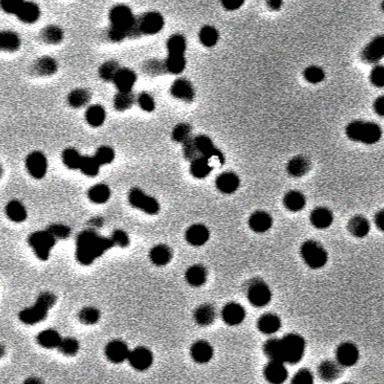
#> input picture experimentos/resultados/03_compose_synthetic/data/synthetic/PE/PE_0002.png, 384 x 384 px; its folder holds only this picture in this run
$ python 03_compose_synthetic.py
#> lines starting #> are read from the running program, lines starting #| are printed output that depends on the picture; after the words box and inside, x2 and y2 are one past the last pixel; in counts of white or black regions, pixels touching at a corner belong together
"""Compõe imagens sintéticas para as 4 classes MiNa (PE/PET/PP/PS) colando
1-3 templates reais de partícula (script 01, RGBA com alpha=máscara COCO,
só de imagens do split `train`) sobre tiles de fundo reais (script 02,
também só `train`).

Reaproveita a lógica de `tarefa_vlm_nanoplastic_fewshot/scripts/03_compose_synthetic.py`
(match_tone/prep_shape/paste_shape), mas o deslocamento de brilho
primeiro-plano vs. fundo é calibrado a partir dos PRÓPRIOS pixels do MiNa
(medido separadamente: Δmédia real partícula-vs-fundo local = 65.6±28.8,
percentis 10/90 = 23/101 sobre 60 templates amostrados) -- a linha anterior
usava um deslocamento ajustado a mão para o Moon et al., que não tem por que
valer aqui sem checar.
"""
import csv
import random
from pathlib import Path

import numpy as np
from PIL import Image, ImageEnhance, ImageFilter

ROOT = Path(__file__).resolve().parent.parent
EXPERIMENT_DIR = ROOT / "resultados" / "03_compose_synthetic"
SHAPES = ROOT / "resultados" / "01_extract_real_crops" / "data" / "shapes"
BACKGROUNDS = ROOT / "resultados" / "02_extract_backgrounds" / "data" / "backgrounds"
OUT = EXPERIMENT_DIR / "data" / "synthetic"
CANVAS = 384
CLASSES = ["PE", "PET", "PP", "PS"]
N_PER_CLASS = 250
SEED = 42

# calibrado a partir de data/shapes/* real (ver docstring acima)
DELTA_LO, DELTA_HI = 23, 101


def list_files(d: Path):
    return sorted(p for p in d.iterdir() if p.suffix == ".png")


def load_rgba(p: Path) -> Image.Image:
    return Image.open(p).convert("RGBA")


def random_bg_crop(bg_paths, rng: random.Random) -> Image.Image:
    src = Image.open(rng.choice(bg_paths)).convert("L")
    scale = rng.uniform(1.0, 1.6)
    src = src.resize((int(src.width * scale), int(src.height * scale)), Image.BICUBIC)
    if src.width <= CANVAS or src.height <= CANVAS:
        src = src.resize((CANVAS + 20, CANVAS + 20))
    x0 = rng.randint(0, src.width - CANVAS)
    y0 = rng.randint(0, src.height - CANVAS)
    tile = src.crop((x0, y0, x0 + CANVAS, y0 + CANVAS)).convert("RGB")
    tile = ImageEnhance.Brightness(tile).enhance(rng.uniform(0.9, 1.1))
    tile = ImageEnhance.Contrast(tile).enhance(rng.uniform(0.9, 1.1))
    return tile


def prep_shape(path: Path, rng: random.Random) -> Image.Image:
    """Escala relativa ao tamanho NATIVO do template (0.8x-2.0x), não um
    alvo absoluto de pixels. Bug encontrado ao inspecionar as primeiras
    composições visualmente: a maioria dos templates reais do MiNa é
    pequena (mediana 20-28px de lado maior, todas as 4 classes), então um
    alvo absoluto tipo randint(60,200) forçava upscale de até ~10x via
    BICUBIC -- produzindo blobs borrados/com anel escuro (ringing de
    interpolação), não uma partícula sintética fiel. Limitar o fator de
    escala evita o artefato mantendo alguma variação de tamanho/pose."""
    shape = load_rgba(path)
    scale = rng.uniform(0.8, 2.0)
    new_size = (max(int(shape.width * scale), 1), max(int(shape.height * scale), 1))
    shape = shape.resize(new_size, Image.BICUBIC)
    angle = rng.uniform(0, 360)
    shape = shape.rotate(angle, expand=True, resample=Image.BICUBIC)
    return shape


def match_tone(shape: Image.Image, bg_mean: float, rng: random.Random) -> Image.Image:
    r, g, b, a = shape.split()
    arr = np.array(r).astype(np.float32)
    amask = np.array(a) > 10
    if not amask.any():
        return shape
    m = arr[amask].mean()
    target_mean = min(bg_mean + rng.uniform(DELTA_LO, DELTA_HI), 245)
    arr = (arr - m) * rng.uniform(1.0, 1.3) + target_mean
    arr = np.clip(arr, 0, 255).astype("uint8")
    gray = Image.fromarray(arr)
    return Image.merge("RGBA", (gray, gray, gray, a))


def paste_shape(canvas: Image.Image, shape: Image.Image, cx: int, cy: int):
    x0 = cx - shape.width // 2
    y0 = cy - shape.height // 2
    canvas.paste(shape, (x0, y0), shape)


def compose_one(shape_paths, bg_paths, rng: random.Random) -> Image.Image:
    canvas = random_bg_crop(bg_paths, rng).convert("RGBA")
#> in random_bg_crop, `tile = src.crop((x0, y0, x0 + CANVAS, y0 + CANVAS)).convert("RGB")`:
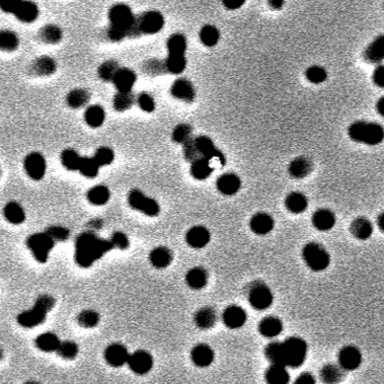
#> tile: PIL image 384x384 RGB; min 0, max 255, mean 145.8
    bg_mean = float(np.array(canvas.convert("L")).mean())

    n_obj = rng.choices([1, 2, 3], weights=[0.5, 0.35, 0.15])[0]
    for _ in range(n_obj):
        p = rng.choice(shape_paths)
        s = match_tone(prep_shape(p, rng), bg_mean, rng)
        cx = rng.randint(s.width // 2 + 5, max(CANVAS - s.width // 2 - 5, s.width // 2 + 6))
        cy = rng.randint(s.height // 2 + 5, max(CANVAS - s.height // 2 - 5, s.height // 2 + 6))
        paste_shape(canvas, s, cx, cy)

    canvas = canvas.convert("RGB")
    canvas = canvas.filter(ImageFilter.GaussianBlur(radius=rng.uniform(0.2, 0.5)))
    arr = np.array(canvas).astype(np.float32)
    arr += np.random.normal(0, rng.uniform(1, 3), arr.shape)
    arr = np.clip(arr, 0, 255).astype("uint8")
    return Image.fromarray(arr)


def main():
    rng = random.Random(SEED)
    np.random.seed(SEED)
    manifest_rows = []

    for cls in CLASSES:
        shape_paths = list_files(SHAPES / cls)
        bg_paths = list_files(BACKGROUNDS / cls)
        if not shape_paths or not bg_paths:
            print(f"{cls}: SEM templates/fundo suficiente, pulando ({len(shape_paths)} shapes, {len(bg_paths)} bg)")
            continue
        out_dir = OUT / cls
        out_dir.mkdir(parents=True, exist_ok=True)
        for i in range(N_PER_CLASS):
            img = compose_one(shape_paths, bg_paths, rng)
#> in compose_one, `bg_mean = float(np.array(canvas.convert("L")).mean())`: bg_mean = 137.4
#> in prep_shape, `shape = shape.rotate(angle, expand=True, resample=Image.BICUBIC)`:
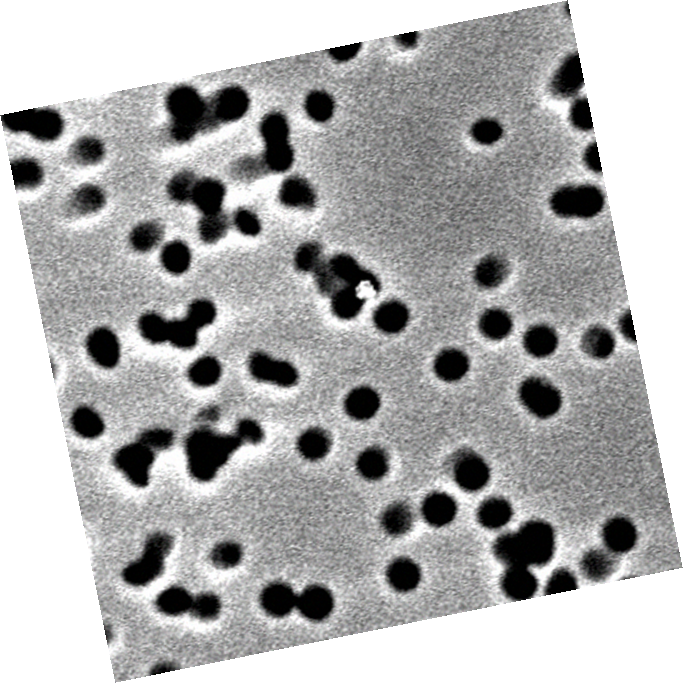
#> shape: PIL image 683x683 RGBA; mean R, G, B, A 104.5, 104.5, 104.5, 183.3; transparent parts drawn white
#> in match_tone, `r, g, b, a = shape.split()`:
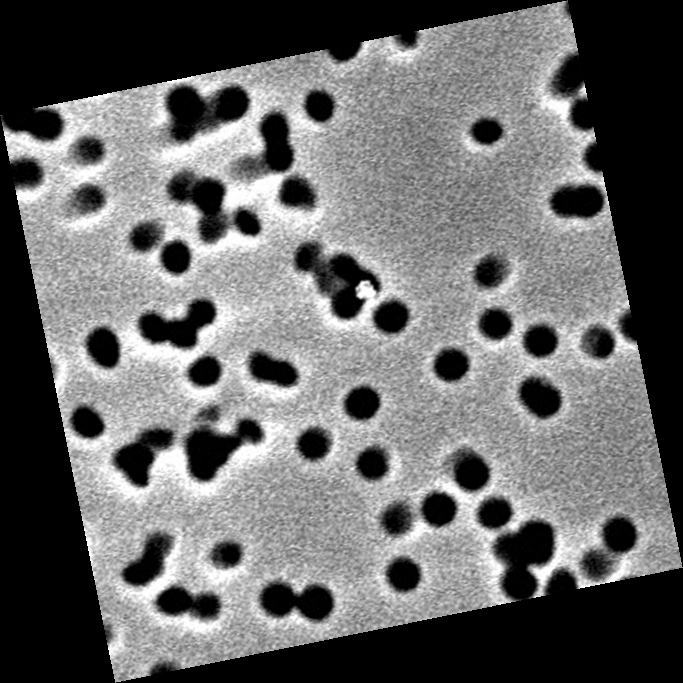
#> r: PIL image 683x683 L; min 0, max 255, mean 104.5
#> in match_tone, `r, g, b, a = shape.split()`:
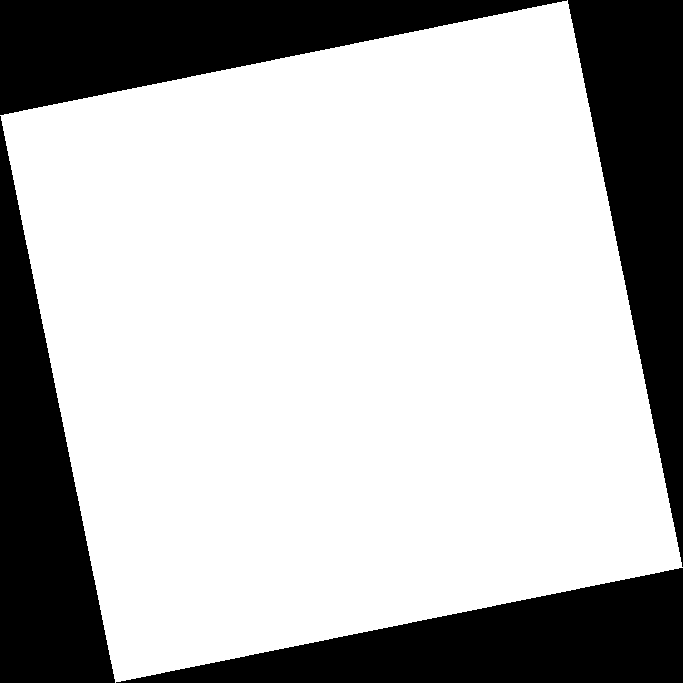
#> a: PIL image 683x683 L; 71.9% white; 4 black regions, box (x1, y1, x2, y2) and area: (0, 0, 567, 115) 32812, (568, 0, 683, 567) 32812, (0, 116, 115, 683) 32812, (116, 568, 683, 683) 32812
#> in match_tone, `m = arr[amask].mean()`: m = 145.4
#> in match_tone, `target_mean = min(bg_mean + rng.uniform(DELTA_LO, DELTA_HI), 245)`: target_mean = 167.7
#> in match_tone, `return Image.merge("RGBA", (gray, gray, gray, a))`:
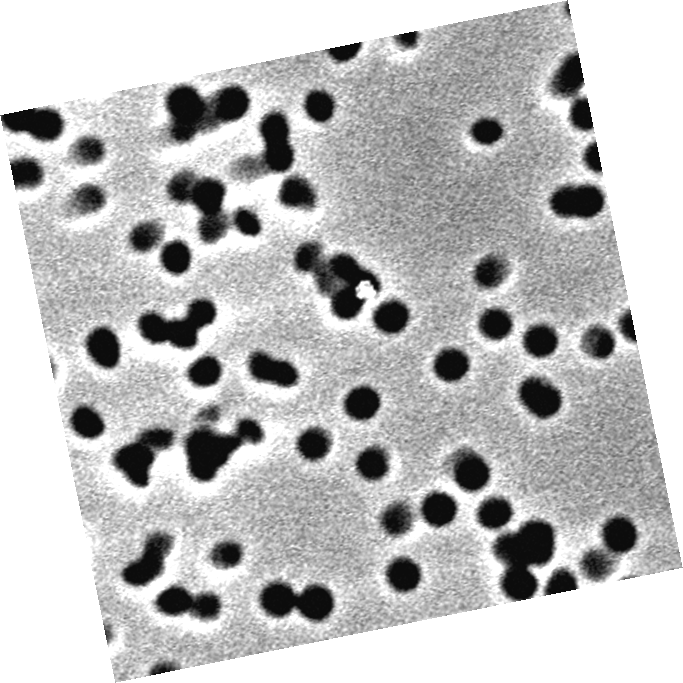
#> returned value: PIL image 683x683 RGBA; mean R, G, B, A 122.8, 122.8, 122.8, 183.3; transparent parts drawn white
#> in paste_shape, `canvas.paste(shape, (x0, y0), shape)`:
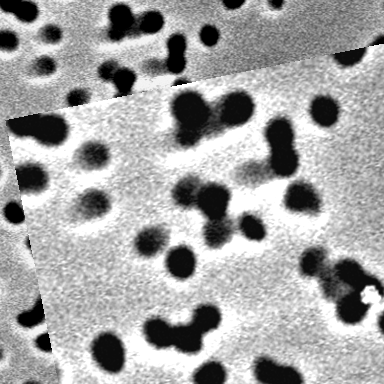
#> canvas: PIL image 384x384 RGBA; mean R, G, B, A 162.7, 162.7, 162.7, 255
#> in compose_one, `canvas = canvas.convert("RGB")`:
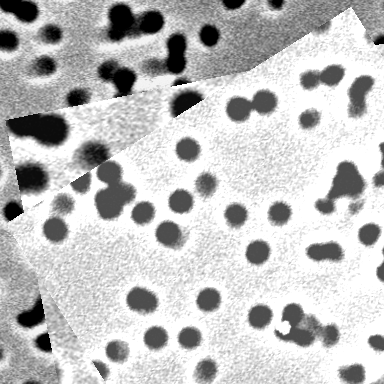
#> canvas: PIL image 384x384 RGB; min 0, max 255, mean 192.3
            name = f"{cls}_{i:04d}.png"
            img.save(out_dir / name)
            manifest_rows.append({
                "image_path": str((out_dir / name).relative_to(ROOT)),
                "label": cls,
            })
        print(f"{cls}: {N_PER_CLASS} imagens sintéticas -> {out_dir} "
              f"({len(shape_paths)} shape templates, {len(bg_paths)} tiles de fundo disponíveis)")

    manifest_path = EXPERIMENT_DIR / "data" / "manifest_synthetic.csv"
    with open(manifest_path, "w", newline="") as f:
        w = csv.DictWriter(f, fieldnames=["image_path", "label"])
        w.writeheader()
        w.writerows(manifest_rows)
    print(f"manifest sintético -> {manifest_path} ({len(manifest_rows)} linhas)")


if __name__ == "__main__":
#> (the run stopped early here; a loop or call above may not have finished)
